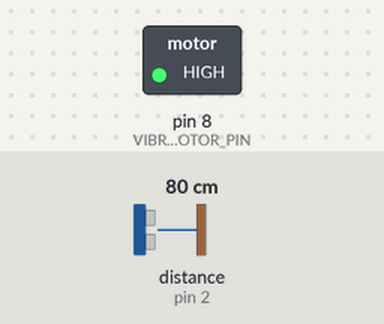
The sketch below on a simulated Arduino Uno, built with avr-gcc and run on an emulated ATmega328P. On the bench: switched loads named in the sketch (green lamp = pin HIGH). Dashed ring = blinking. The inputs (shaded band) are chosen by the test bench; at power-on: distance to the obstacle (sensor on pin 2) 80 cm. The echo pulse lasts 58.3 µs per cm; what the sketch prints to the serial monitor is not drawn.

Above: at 1.28 s.
1.3 s: distance to the obstacle (sensor on pin 2) set to 27 cm
4.3 s: distance to the obstacle (sensor on pin 2) set to 22 cm
7.3 s: distance to the obstacle (sensor on pin 2) set to 35 cm
10.3 s: distance to the obstacle (sensor on pin 2) set to 9 cm
Timing chart, 0 to 59.3 s (numbered marks = the images above; inputs shaded):
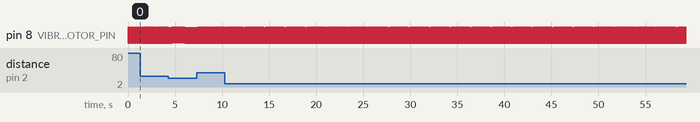

The sketch:

app.ino
```cpp
#include "NewPing.h"

#define TRIGGER_PIN  5  // Arduino pin tied to trigger pin on the ultrasonic sensor.
#define ECHO_PIN     2  // Arduino pin tied to echo pin on the ultrasonic sensor.
#define MAX_DISTANCE 400 // Maximum distance we want to ping for (in centimeters). Maximum sensor distance is rated at 400-500cm.
#define VIBRATION_MOTOR_PIN 8

NewPing sonar(TRIGGER_PIN, ECHO_PIN, MAX_DISTANCE); // NewPing setup of pins and maximum distance.


void setup() {
  // put your setup code here, to run once:
  Serial.begin(115200); // Open serial monitor at 115200 baud to see ping results.

  pinMode(VIBRATION_MOTOR_PIN, OUTPUT);
}

void loop() {
  // put your main code here, to run repeatedly:

  //delay(50);                      // Wait 50ms between pings (about 20 pings/sec). 29ms should be the shortest delay between pings.
  unsigned int uS = sonar.ping(); // Send ping, get ping time in microseconds (uS).
  int distanceCM = uS / US_ROUNDTRIP_CM;

  Serial.print("Ping: ");
  Serial.print(distanceCM); // Convert ping time to distance in cm and print result (0 = outside set distance range)
  Serial.println("cm");

  int vibrationsDelay = 10;

  if (distanceCM > 350){
    vibrationsDelay = 1000;
  }
  else if(distanceCM > 250){
    vibrationsDelay = 500;
  }
  else if(distanceCM > 100){
    vibrationsDelay = 250;
  }
  else if(distanceCM > 50){
    vibrationsDelay = 100;
  }
  else if(distanceCM > 25){
    vibrationsDelay = 50;
  }
  else if(distanceCM > 10){
    vibrationsDelay = 25;
  }
  else{
    vibrationsDelay = 10;
  }

  vibrate(vibrationsDelay);
}

void vibrate(int secs){
  digitalWrite(VIBRATION_MOTOR_PIN, HIGH);
  delay(secs);
  digitalWrite(VIBRATION_MOTOR_PIN, LOW);
  delay(secs);
}
```

Measured:
- after the input at 1.3 s, pin 8 (VIBRATION_MOTOR_PIN): alternates HIGH for 0.05 s and LOW for 0.05 s, starting after 0.19 s
- after the input at 4.3 s, pin 8 (VIBRATION_MOTOR_PIN): alternates HIGH for 0.03 s and LOW for 0.03 s, starting after 0.06 s
- after the input at 7.3 s, pin 8 (VIBRATION_MOTOR_PIN): alternates HIGH for 0.05 s and LOW for 0.05 s, starting after 0.14 s
- after the input at 10.3 s, pin 8 (VIBRATION_MOTOR_PIN): alternates HIGH for 0.01 s and LOW for 0.01 s, starting at once
- by itself, pin 8 (VIBRATION_MOTOR_PIN): alternates HIGH for 0.10 s and LOW for 0.11 s
